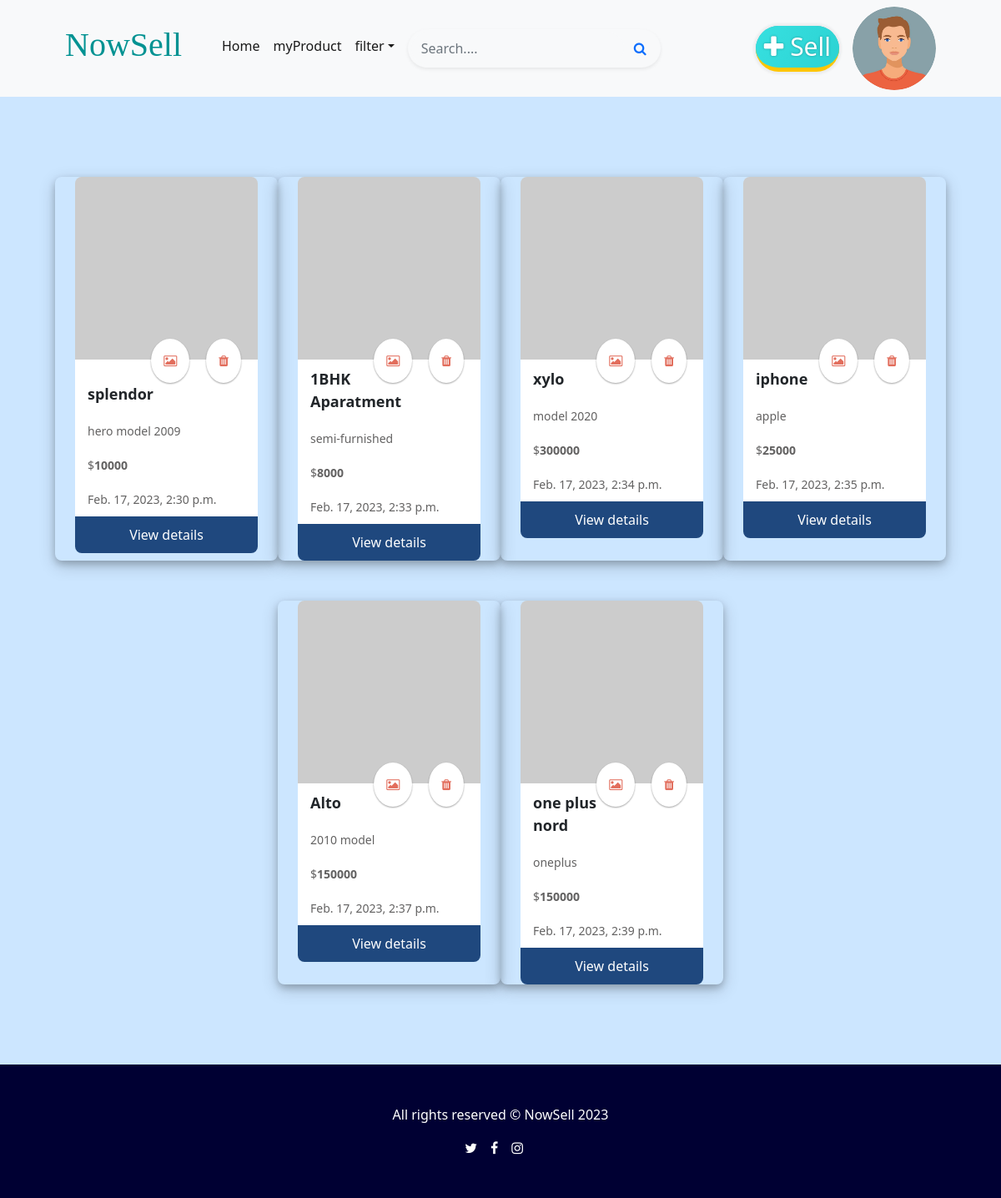
The app's page /productadded (signed in) with its own data.
### customer/models.py (models this page shows)
class Products(models.Model):
    name=models.CharField(max_length=200)
    owner=models.ForeignKey(User,on_delete=models.CASCADE)
    description=models.CharField(max_length=200)
    condition=models.CharField(max_length=200,null=True)
    category=models.ForeignKey(Categories,on_delete=models.CASCADE)
    location=models.CharField(max_length=200)
    price=models.PositiveIntegerField()
    options=(
        ("for-sale","for-sale"),
        ("exchange","exchange"),
        ("sold","sold"),
        ("rent","rent"),
    )
    status=models.CharField(max_length=200,choices=options,default="for-sale")
    date=models.DateTimeField(auto_now_add=True)

### customer/views.py (the view)
# urls.py: path("productadded",views.ProductAddedView.as_view(),name="addedproduct"),
@method_decorator(decs,name="dispatch")
class ProductAddedView(ListView):
    template_name="myproducts.html"
    model=Products
    context_object_name="product"
    def get_queryset(self):
        return Products.objects.filter(owner=self.request.user)

### customer/views.py (called while the page is built)
def signin_required(fn):
    def wrapper(request,*args,**kwargs):
        if not request.user.is_authenticated:
            messages.error(request,"invalid session")
            return redirect('signin')
        else:
            return fn(request,*args,**kwargs)
    return wrapper

### customer/templates/myproducts.html (shortened to what this page needs)
{%extends 'base.html'%}
{%block body%}
<section class="py-5">
    <div class="container px-4 px-lg-5 mt-5" >
        <div class="row gx-4 gx-lg-5 row-cols-2 row-cols-md-3 row-cols-xl-4 justify-content-center">
            {%for product in product%}
            <div class="card-sl mb-5">
                <div class="card-image">
                    <img
                    src="https://dummyimage.com/300.png/09f/fff" />
                </div>
                <a class="card-action" href="{%url 'deleteprod' product.id%}"><i class="fa fa-trash"></i></a>
                <a class="card-action" href="{%url 'productimage' product.id%}"><i class="fa fa-image"></i></a>
                <div class="card-heading">
                    {{product.name}}
                </div>
                <div class="card-text">
                    {{product.description}}
                </div>
                <div class="card-text">
                    $<strong>{{product.price}}</strong>
                </div>
                <div class="card-text">
                    {{product.date}}
                </div>
                <a href="{%url 'productdetail' product.id%}" class="card-button nav-link"> View details</a>
            </div>
            {%endfor%}
        </div>
    </div>
</section>
{%endblock%}

### customer/templates/myproducts.html (style rules this page uses)
.card-sl { border-radius: 8px; box-shadow: 0 4px 8px 0 rgba(0, 0, 0, 0.2), 0 6px 20px 0 rgba(0, 0, 0, 0.19); }
.card-image img { max-height: 100%; max-width: 100%; border-radius: 8px 8px 0px 0; }
.card-action { position: relative; float: right; margin-top: -25px; margin-right: 20px; z-index: 2; color: #E26D5C; background: #fff; border-radius: 100%; padding: 15px; font-size: 15px; box-shadow: 0 1px 2px 0 rgba(0, 0, 0, 0.2), 0 1px 2px 0 rgba(0, 0, 0, 0.19); }
.card-heading { font-size: 18px; font-weight: bold; background: #fff; padding: 10px 15px; }
.card-text { padding: 10px 15px; background: #fff; font-size: 14px; color: #636262; }
.card-button { display: flex; justify-content: center; padding: 10px 0; width: 100%; background-color: #1F487E; color: #fff; border-radius: 0 0 8px 8px; }

### records on screen
Products: name "splendor", description "hero model 2009", price "10000", date "Feb. 17, 2023, 2:30 p.m."
Products: name "1BHK Aparatment", description "semi-furnished", price "8000", date "Feb. 17, 2023, 2:33 p.m."
Products: name "xylo", description "model 2020", price "300000", date "Feb. 17, 2023, 2:34 p.m."
Products: name "iphone", description "apple", price "25000", date "Feb. 17, 2023, 2:35 p.m."
Products: name "Alto", description "2010 model", price "150000", date "Feb. 17, 2023, 2:37 p.m."
Products: name "one plus nord", description "oneplus", price "150000", date "Feb. 17, 2023, 2:39 p.m."
